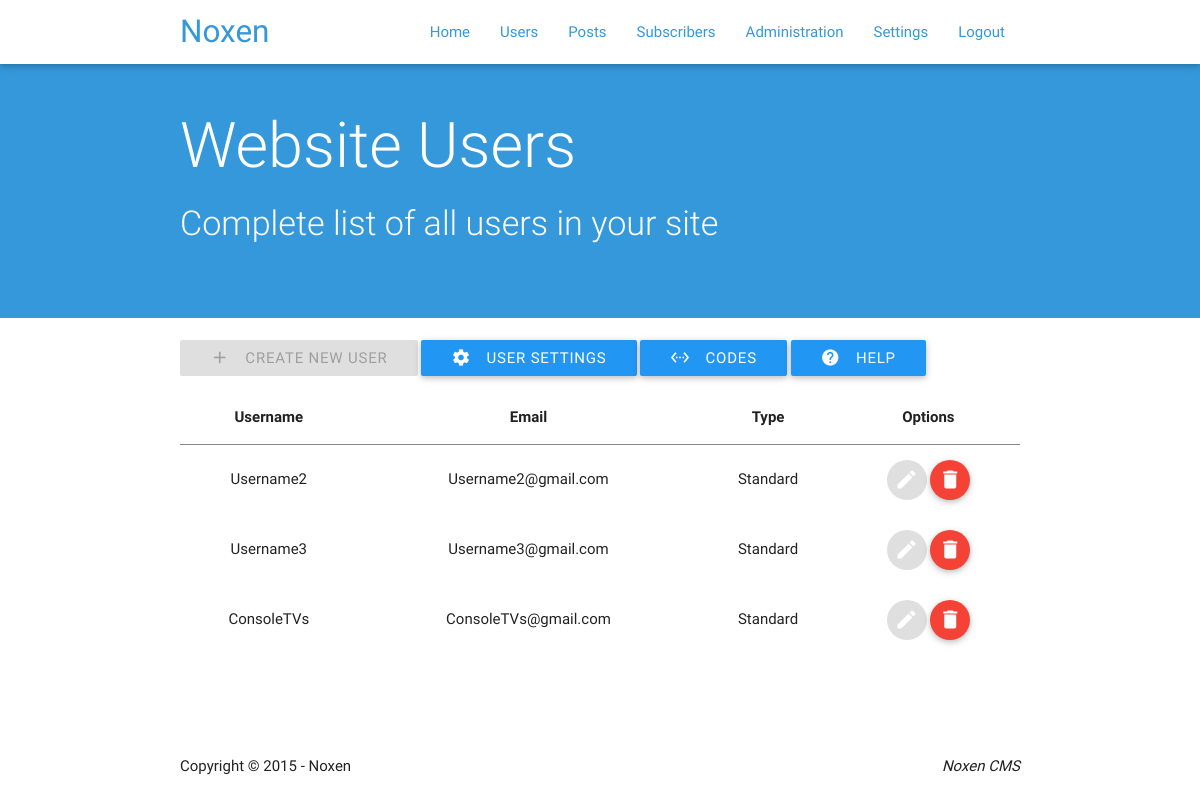
Screenshot of /users.php (signed in) with the database file from the repository.
### tables this page shows
CREATE TABLE IF NOT EXISTS `users` (
  `id` int(11) NOT NULL AUTO_INCREMENT,
  `username` varchar(50) NOT NULL,
  `email` varchar(75) NOT NULL,
  `pass_hash` varchar(75) NOT NULL,
  `type` int(11) NOT NULL,
  PRIMARY KEY (`id`)
);

CREATE TABLE IF NOT EXISTS `plan` (
  `id` int(11) NOT NULL AUTO_INCREMENT,
  `plan` varchar(30) NOT NULL,
  PRIMARY KEY (`id`)
);

### inc/settings.php (called while the page is built, shortened)
<?php
$web_name = "Noxen";
?>

### users.php (the view, shortened to what this page needs)
<?php include 'inc/settings.php' ?>
<!DOCTYPE html>
<html>
  <?php include 'inc/header.php' ?>
  <body>
      <?php include 'inc/menu.php' ?>
      <div class="section" id="index-banner">
        <div class="container">
          <div class="row">
            <div class="col s12 m9">
              <h1 class="header light center-on-small-only ">
                Website Users
              </h1>
              <h4 class ="light white-text lighten-4 center-on-small-only">
                Complete list of all users in your site
              </h4>
            </div>
          </div>
        </div>
      </div>
      <br>
      <div class="container">
        <div class="row">
          <div class='col s12 m12  l12'>
            <a class="waves-effect waves-light disabled btn">
              <i class="mdi-content-add left">
              </i>
              Create New User
            </a>
            <a class="waves-effect waves-light btn modal-trigger" href="#modal2">
              <i class="mdi-action-settings left">
              </i>
              User Settings
            </a>
            <a class="waves-effect waves-light btn modal-trigger" href="#modal1">
              <i class="mdi-action-settings-ethernet left">
              </i>
              Codes
            </a>
            <a href='https://github.com/ConsoleTVs/Noxen/' class="waves-effect waves-light btn">
              <i class="mdi-action-help left">
              </i>
              Help
            </a>
            <br>
            <table class='centered'>
              <thead>
                <tr>
                  <th data-field="id">
                    Username
                  </th>
                  <th data-field="name">
                    Email
                  </th>
                  <th data-field="price">
                    Type
                  </th>
                  <th data-field="price">
                    Options
                  </th>
                </tr>
              </thead>
              <tbody>
                <?php
                    $statement = $conn->prepare("SELECT * FROM users");
                    $statement->execute();
                    while($row = $statement->fetch()){
                        $username = $row['username'];
                        $email = $row['email'];
                        $type_plan = $row['type'];
                        $u_id = $row['id'];
                        $stmt = $conn->prepare("SELECT * FROM plan WHERE id=:type");
                        $stmt->execute(array(':type' => $type_plan));
                        $row = $stmt->fetch();
                        $type_text = $row['plan'];
                        echo "<tr>
                  <td>
                    ".$username."
                  </td>
                  <td>
                    ".$email."
                  </td>
                  <td>
                    ".$type_text."
                  </td>
                  <td>
                    <a "." class='btn-floating disabled'>
                      <i class='mdi-content-create'>
                      </i>
                    </a>
                    <a href='delete_user.php?id=$u_id' class='btn-floating red'>
                      <i class='mdi-action-delete'>
                      </i>
                    </a>
                  </td>";
                    }
                ?>
              </tbody>
        </table>
    </div>
  </div>
  <?php include 'inc/footer.php' ?>
      </div>
  </body>
</html>

### inc/header.php (shortened to what this page needs)
<head>
  <link type="text/css" rel="stylesheet" href="css/materialize.css"  media="screen,projection"/>
    <link href="//maxcdn.bootstrapcdn.com/font-awesome/4.2.0/css/font-awesome.min.css" rel="stylesheet">
</head>

### inc/menu.php (shortened to what this page needs)
<nav id="front-page-nav">
  <div class="nav-wrapper white">
    <div class='container'>
      <a href="index.php" class="brand-logo" style='color: #3498db;'>
        <?php echo $web_name; ?>
      </a>
      <ul id="nav-mobile" class="right side-nav">
        <li>
          <a href="index.php">
            Home
          </a>
        </li>
        <li>
          <a href="users.php">
            Users
          </a>
        </li>
        <li>
          <a id='drop' class="dropdown-button" href="#!" data-activates="dropdown1">Posts</a>
        </li>
        <li>
          <a href="subscribers.php">
            Subscribers
          </a>
        </li>
        <li>
          <a href="administration.php">
            Administration
          </a>
        </li>
        <li>
          <a href="settings.php">
            Settings
          </a>
        </li>
        <li>
          <a href="logout.php">
            Logout
          </a>
        </li>
      </ul>
    </div>
          </div>
  </nav>

### inc/footer.php
<p style='margin-top: 100px;'>Copyright &copy; 2015 - <?php echo $web_name; ?> <i class='right'>Noxen CMS</i></p>

### inc/style.php (style rules this page uses)
#index-banner { background-color:#3498db }
#index-banner .container { position:relative }
#index-banner .header { color:#FFF }
#index-banner h4 { margin-bottom:40px }
#front-page-nav { background-color:#FFF; position:relative }
#front-page-nav a { color:#3498db }
#front-page-nav .container { height:inherit }

### rows the page displays
users: username "Username2", email "Username2@gmail.com", plan.plan "Standard"
users: username "Username3", email "Username3@gmail.com", plan.plan "Standard"
users: username "ConsoleTVs", email "ConsoleTVs@gmail.com", plan.plan "Standard"

### other values shown
$web_name "Noxen"
